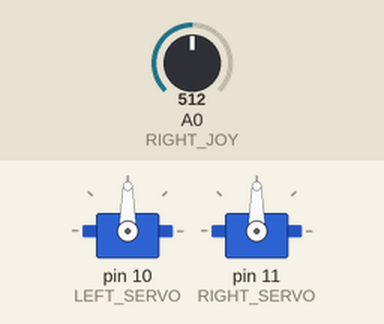
This sketch was run on a simulated Arduino Uno, built with avr-gcc and run on an emulated ATmega328P. Shown: 2 × servo. The inputs (shaded band) are chosen by the test bench; at power-on: A0 (RIGHT_JOY) = 512.

Above: at 1.2 s.
1.3 s: A0 (RIGHT_JOY) set to 716
At 1.8 s:
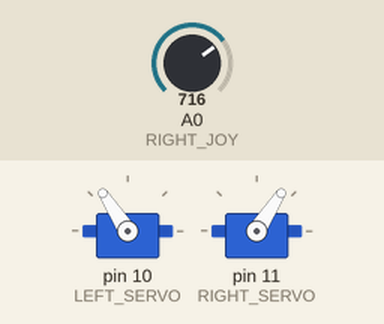
2.8 s: A0 (RIGHT_JOY) set to 900
At 4.0 s:
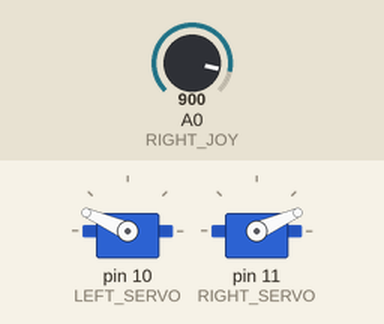
4.3 s: A0 (RIGHT_JOY) set to 1023
At 5.3 s:
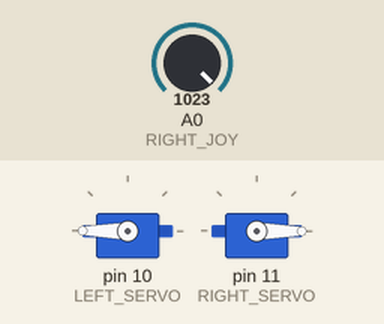
5.8 s: A0 (RIGHT_JOY) set to 306
At 6.5 s:
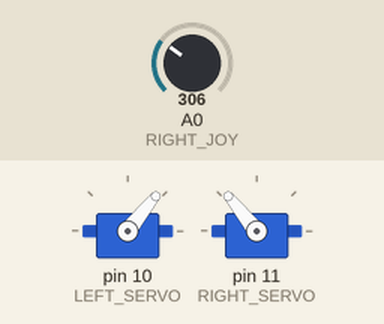
7.3 s: A0 (RIGHT_JOY) set to 122
At 7.6 s:
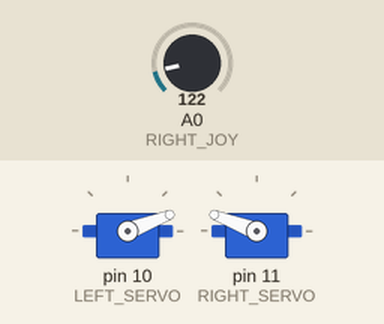
Timing chart, 0 to 9.8 s (numbered marks = the images above; inputs shaded):
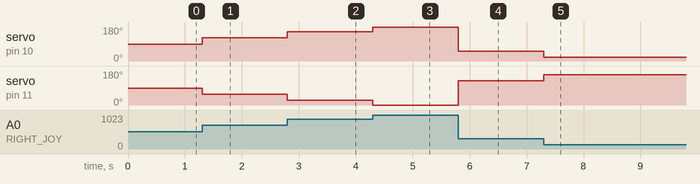

The sketch:

servo_manager.ino
```cpp
#include <Servo.h>

Servo leftServo;
Servo rightServo;
#define LEFT_SERVO 10
#define RIGHT_SERVO 11
#define RIGHT_JOY A0

void setup() {
  leftServo.attach(LEFT_SERVO);
  rightServo.attach(RIGHT_SERVO);
}

void loop() {

    //move flippers according to reading from the joystick
    int inputValue = analogRead(RIGHT_JOY);
    int angle = map(inputValue, 0, 1023, -30, 30);
    leftServo.write(angle*3+90);
    rightServo.write(90-angle*3);
}
```

Measured:
- after the input at 1.3 s, servo on pin 10 (LEFT_SERVO): 90° → 123° at once; servo on pin 11 (RIGHT_SERVO): 90° → 57° at once
- after the input at 2.8 s, servo on pin 10 (LEFT_SERVO): 123° → 156° at once; servo on pin 11 (RIGHT_SERVO): 57° → 24° at once
- after the input at 4.3 s, servo on pin 10 (LEFT_SERVO): 156° → 180° at once; servo on pin 11 (RIGHT_SERVO): 24° → 0° at once
- after the input at 5.8 s, servo on pin 10 (LEFT_SERVO): 180° → 51° at once; servo on pin 11 (RIGHT_SERVO): 0° → 129° at once
- after the input at 7.3 s, servo on pin 10 (LEFT_SERVO): 51° → 21° at once; servo on pin 11 (RIGHT_SERVO): 129° → 159° at once
